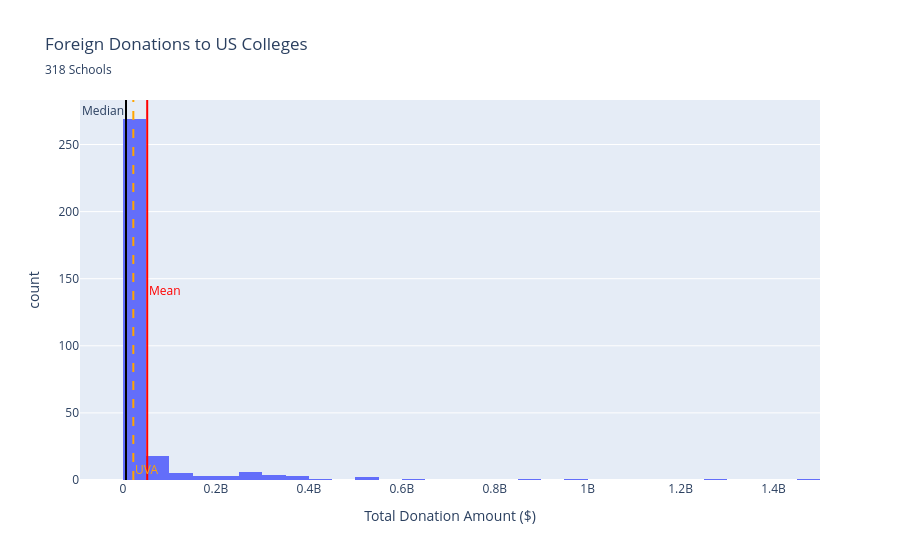

The notebook cell this image was saved under:
### Code cell
fig1 = px.histogram(grouped_gift["total_donation_amount"], title = "Foreign Donations to US Colleges", subtitle = "318 Schools",
                    labels={"value": "Total Donation Amount ($)"}).add_vline(
                        mean_gift_amt, annotation_text="Mean", annotation_position ="right", line_color = "red", annotation_font = dict(color = "red")).add_vline(
                            median_gift_amt, annotation_text="Median", annotation_position ="top left", line_color = "black").add_vline(
                               uva_gift_amt, annotation_text="UVA", annotation_position ="bottom right", line_color = "orange", line_dash = "dash", annotation_font = dict(color = "orange")
                            )
fig1.update_layout(showlegend=False)
fig1.show()

### Figure 1 — Plotly figure (JSON) as saved in the notebook; plotly's stock layout.template omitted (floating-point values rounded to 4 significant figures; data arrays with more than 128 entries replaced by an {"elided": "..."} marker saying what was removed)
{"data": [{"bingroup": "x", "hovertemplate": "variable=total_donation_amount<br>Total Donation Amount ($)=%{x}<br>count=%{y}<extra></extra>", "legendgroup": "total_donation_amount", "marker": {"color": "#636efa", "pattern": {"shape": ""}}, "name": "total_donation_amount", "orientation": "v", "showlegend": true, "type": "histogram", "x": {"elided": "319 int values"}, "xaxis": "x", "yaxis": "y"}], "layout": {"annotations": [{"font": {"color": "red"}, "showarrow": false, "text": "Mean", "x": 52040000.0, "xanchor": "left", "xref": "x", "y": 0.5, "yanchor": "middle", "yref": "y domain"}, {"showarrow": false, "text": "Median", "x": 6421819, "xanchor": "right", "xref": "x", "y": 1, "yanchor": "top", "yref": "y domain"}, {"font": {"color": "orange"}, "showarrow": false, "text": "UVA", "x": 22189238, "xanchor": "left", "xref": "x", "y": 0, "yanchor": "bottom", "yref": "y domain"}], "barmode": "relative", "legend": {"title": {"text": "variable"}, "tracegroupgap": 0}, "shapes": [{"line": {"color": "red"}, "type": "line", "x0": 52040000.0, "x1": 52040000.0, "xref": "x", "y0": 0, "y1": 1, "yref": "y domain"}, {"line": {"color": "black"}, "type": "line", "x0": 6421819, "x1": 6421819, "xref": "x", "y0": 0, "y1": 1, "yref": "y domain"}, {"line": {"color": "orange", "dash": "dash"}, "type": "line", "x0": 22189238, "x1": 22189238, "xref": "x", "y0": 0, "y1": 1, "yref": "y domain"}], "showlegend": false, "title": {"subtitle": {"text": "318 Schools"}, "text": "Foreign Donations to US Colleges"}, "xaxis": {"anchor": "y", "domain": [0, 1], "title": {"text": "Total Donation Amount ($)"}}, "yaxis": {"anchor": "x", "domain": [0, 1], "title": {"text": "count"}}}}
